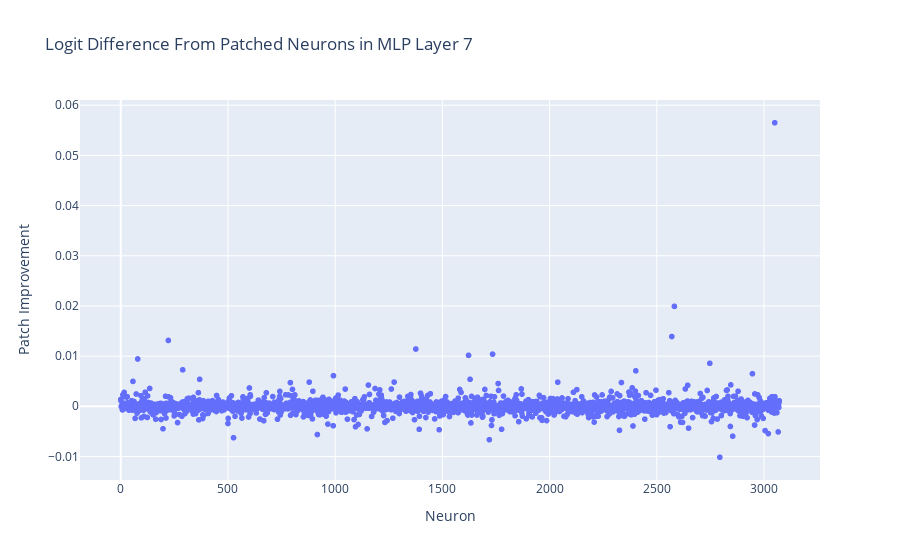

Here is the notebook cell this chart was saved with:
### Markdown cell above
Whoa! In layer 5, neuron 1777 is an outlier. If we look it up on Neuroscope (https://neuroscope.io/gpt2-small/5/1777.html), we see that it is activated on male/female pronouns.

![title](img/5.png)

### Code cell
plot_patched_neurons(7)

### Figure 1 — Plotly figure (JSON) as saved in the notebook; plotly's stock layout.template omitted (floating-point values rounded to 4 significant figures; data arrays with more than 128 entries replaced by an {"elided": "..."} marker saying what was removed)
{"data": [{"hovertemplate": "Neuron=%{x}<br>Patch Improvement=%{y}<extra></extra>", "legendgroup": "", "marker": {"color": "#636efa", "symbol": "circle"}, "mode": "markers", "name": "", "showlegend": false, "type": "scattergl", "x": {"elided": "3072 int values"}, "xaxis": "x", "y": {"elided": "3072 float values"}, "yaxis": "y"}], "layout": {"legend": {"tracegroupgap": 0}, "title": {"text": "Logit Difference From Patched Neurons in MLP Layer 7"}, "xaxis": {"anchor": "y", "domain": [0, 1], "title": {"text": "Neuron"}}, "yaxis": {"anchor": "x", "domain": [0, 1], "title": {"text": "Patch Improvement"}}}}
